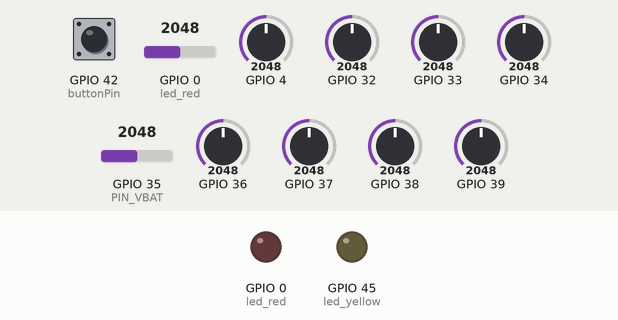
Bench run of a sketch on a simulated ESP32. Shown: output pins drawn as LEDs (lit = HIGH). Dashed ring = blinking. The inputs (shaded band) are chosen by the test bench; at power-on: GPIO 35 (PIN_VBAT) = 2048, GPIO 42 (buttonPin) HIGH, GPIO 0 (led_red) = 2048, GPIO 4 = 2048, GPIO 32 = 2048, GPIO 33 = 2048, GPIO 34 = 2048, GPIO 36 = 2048, GPIO 37 = 2048, GPIO 38 = 2048, GPIO 39 = 2048 (analog values on the 0–4095 scale). Storage starts empty; what the sketch prints to the serial monitor is not drawn.

Above: at 2.3 s.
2.4 s: GPIO 35 (PIN_VBAT) set to 3212
5.4 s: GPIO 35 (PIN_VBAT) set to 3311
6.9 s: GPIO 42 (buttonPin) pulled LOW for 0.15 s
At 9.3 s:
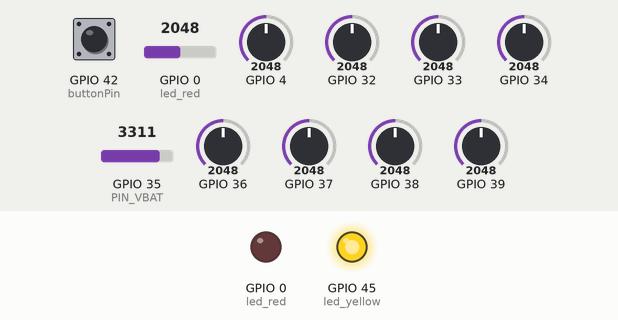
10.0 s: GPIO 42 (buttonPin) pulled LOW for 3.2 s
At 14.6 s:
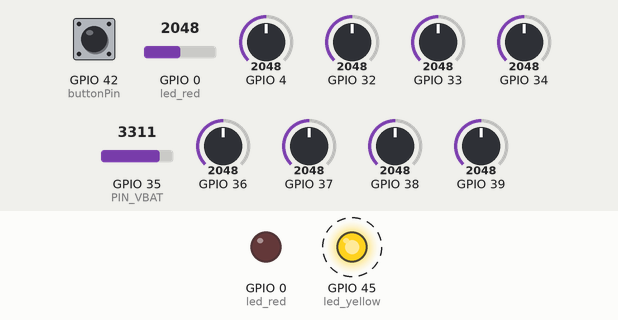
14.7 s: GPIO 35 (PIN_VBAT) set to 1228
At 18.4 s:
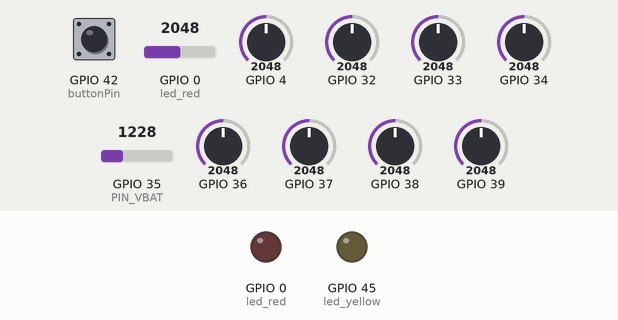
Timing chart, 0 to 18.7 s (numbered marks = the images above; inputs shaded):
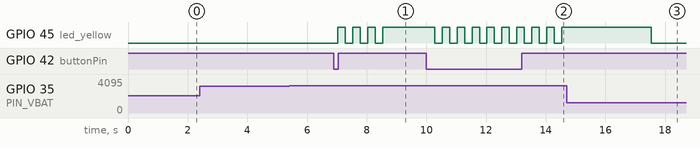

The sketch:

Reading_and_storing_sensor_data.ino
```cpp
/*
DAQ system Codding-----Reading sensor data and store on SD card using data logging
A wearable headset for detecting eye blink
*/
//......................Library FUnctions.............................................
// #include "FS.h"
#include <SPI.h>
#include "SdFat.h"        //Include SD library for SD card operation
// #include <SdFat.h>
#include <Arduino.h>  //Include Arduino library....

//.....................SD card pin define.............................................
#define chipSelect    10       //Cheap selector pin ------After activating by esp initiate communication with a given peripheral.
#define SPI_MOSI      11       //Master Out Slave In------Master-out (transmit) and slave-in (receive).
#define SPI_MISO      13       //Master In Slave Out------Slave-out (transmit) and master-in (receive).
#define SPI_SCK       12       //Serial Clock ------------Clock for the bus generated by the controller.


//Battery pin
#define PIN_VBAT 35

#define FILE_BASE_NAME "Data"
// Error messages stored in flash.
#define error(msg) sd.errorHalt(F(msg))


const uint8_t BASE_NAME_SIZE = sizeof(FILE_BASE_NAME) - 1;
char fileName[13] = FILE_BASE_NAME "00.csv";


// SD card variables
SdFat sd;

// Log file.
SdFile file;


//......................Global variables.............................................
//Variables related to the SD card writing of ADC data
// const uint8_t buttonPin = 42;
volatile uint16_t ADC_buf [1024] = {0}; // variable for buffering the data in the ISR
volatile uint16_t ADC_buf_indx = 0; // index for the data in the ISR
volatile uint8_t ADC_count = 0; // variable to track the number of sampling has happened
volatile uint8_t ADC_copy_flag = 0; // flag for resetting the buffer index

const uint16_t ADC_copy_size = 256; // copy_size x 2 = the size of each data block (in byte) to write in the SD card
const uint16_t ADC_frequency = 1024; // Samping frequency of the ADC data in Hz. This is also the sampling frequency of maternal sensation button press
//Timer interrupt variables
const uint16_t TIMER_PRESCALER = 80;
const uint16_t TIMER_TICK = 10000;	// TimerTick = CPU_CLK_FREQ / (TIMER_PRESCALER * ADC_FREQ) Hard coded because u_16_integer size limit


const uint8_t buttonPin = 42; // Button is connected to the digital pin 0
const uint8_t button_frequency = 4; // Samping frequency of the button press in Hz. This is used for starting the DAQ only, not in the data sampling

volatile uint8_t button_value_buf = 0; // used to buffer the last value of the button press data
volatile uint16_t long_button_press_count = 0; // variable to track the length of button press


/////Timer interrupt variable
hw_timer_t* Timer0_Cfg = NULL;


//////Remaining part Timer related variables

const uint16_t timer3_freq = ADC_frequency; // Frequency of the Timer3 in Hz. This is also the sampling frequency of ADC ports


const float battery_threshold = 3.33; // this variable defines the level of the battery necessary to turn on the DAQ system
const uint8_t button_press_threshold = 3; // minimum time duration (s) of button press necessary to start/stop the DAQ

volatile uint8_t start_flag = 1; // flag to indicate the data recording start and stop conditions
volatile uint8_t stop_flag = 0; // flag to indicate the data recording start and stop conditions
uint8_t low_battery_flag = 0; // This flag indicates the battery level is below the threshold

// const uint8_t LED_Red = 6; // Pin assigned for the red LED

const uint8_t led_red = 00;
const uint8_t led_yellow = 45;


void set_pinMode(void); // Function to set the pin modes
void battery_check (void); // Function to check battery level
void set_SD_card(void); // function to initialize SD card
void blink_LED_RED(void); // this function blinks the Yellow lED 3 times
void blink_LED_Yellow (void); // this function blinks the Red LED 3 times
void DAQ_start (void); // Function to check the stating condition of the device
void read_analog_sensors(void); // function to start the analog reading
// void timer3_Callback(void); // callback function for timer3
// void TC3_Handler(void); // function related to the timer3
// void start_timer (int timer_freq); // this function starts the timer


//timerinterrupt and start ADC data reading function
void IRAM_ATTR Timer0_ISR()
{
    read_analog_sensors();
    // digitalWrite(LED, !digitalRead(LED));
}


void setup() {
  // initialize serial communication at 115200 bits per second:
  Serial.begin(115200);
  set_SD_card();
  if (!file.open(fileName, O_WRONLY | O_CREAT | O_APPEND)) {
      error("file.open");
  }

  //set the resolution to 12 bits (0-4096)
  analogReadResolution(12);
  analogSetAttenuation(ADC_11db);
  set_pinMode();
  //Timer interrupt implementation functions
  Timer0_Cfg = timerBegin(0, TIMER_PRESCALER, true); // timerBegin(timer, prescaler, counUp)
  timerAttachInterrupt(Timer0_Cfg, &Timer0_ISR, true);
  timerAlarmWrite(Timer0_Cfg, TIMER_TICK, true);// timerAlarmWrite(timer, TimerTick, autoReload)
  timerAlarmEnable(Timer0_Cfg);
  //Battery check

  // battery_check (); // Checks the battery level
  // if (low_battery_flag == 1) {
  //   while (analogRead(PIN_VBAT) <= battery_threshold); // Program will wait here until the battery level is above the threshold value
  //   blink_LED_Yellow (); // this function blinks the yellow LED 3 times and then turns it off
  //   digitalWrite(led_yellow, HIGH); // Yellow LED is turned on
  //   low_battery_flag == 0; // clears the low battery flag
  // }

  // pinMode(14, INPUT_PULLUP);	//manuell switch to enable SD CARD
  // SPI.begin(SPI_SCK, SPI_MISO, SPI_MOSI, chipSelect);

  while (start_flag) { // this loop will only be executed once- the first time the device is started. Program will stuck in this loop until the DAQ starts and clears the start_flag
    DAQ_start();// Function to check if the button is pressed for more than the threshold duration to start the device. The start_flag is cleared when the DAQ is started
  }

}


void loop() {

  //---------------------------------- Checking the stop condition ------------------------------------
 if (stop_flag) {
    /* First the timer is turned off so that data sampling is stopped.
       Then the LED will blink 6 times and the program will wait until the button is released.
       The LED will turn off.
       SD card is initialized again to set the file names.
       Some of the global variables which are used inside the DAQ functions are reset to 0.
       Program enters into a while loop to wait for the DAQ to start and stop_flag to clear.
    */
    // zt3.enable(false); // disable the timer need  to correction of timer
    blink_LED_RED(); // blinks red LED and then enters into the while loop so that blinking doesn't happen again

    while (digitalRead(buttonPin)); // the program won't move until the button is unpressed
    digitalWrite(led_red, LOW); // turn off the LED

    // set_SD_card(); // Initializes the SD card and also finds the unused fileName
    ADC_buf_indx = 0; // index for the data in the ISR
    ADC_count = 0; // variable to track the number of sampling has happened
    ADC_copy_flag = 0; // flag for resetting the buffer index

    while (stop_flag) {
      DAQ_start(); // wait for the start of the device again. stop_flag is cleared inside this function when the starting condition is met.
    }
  }
  else {
  /* First the data file is opened for appending data.
       A while loop is run for a predefined period to copy the ADC data in a buffer and the write that to SD card.
       SD card writing is done in chuncks (multiple of 512 bytes) to reduce the writing lag time.
       Writing is done in binary format.
       Data file is closed after the predifined period is elasped.
    */

    // Open the data file in the SD card
    // if (!file.open(fileName, O_WRONLY | O_CREAT | O_APPEND)) {
    //   error("file.open");
    // }

    uint16_t ADC_buf_copy [ADC_copy_size]; // variable to contain (ADC_copy_size x 2) bytes copy of the buffer
    long SD_card_close_interval = 600000; // sampling time in ms
    long loop_start = millis(); // variables to store times in miliseconds


    // Loop for writing data to SD card for 600s
    while ((millis() - loop_start) <= SD_card_close_interval) {

      if ((ADC_buf_indx >= ADC_copy_size) && (ADC_copy_flag == 0)) { // Happens (timer3_freq * 8/ADC_copy_size) times in every second

        //        long start_time = micros();

        // Loop for copying (copy_size*2) bytes from the ADC_buf
        for (uint16_t z = 0; z < ADC_copy_size; z++) {
          ADC_buf_copy [z] = ADC_buf [z];
        }

        ADC_copy_flag = 1; // set the copy_falg to inform that a copying operation has been completed
        file.write((const uint8_t *)&ADC_buf_copy, sizeof(ADC_buf_copy)); // type casting the buf_copy to uint8_t type and writing to the SD card

        //        Serial.println(micros() - start_time);
      }
      if (stop_flag)
        break;
    }
    if (!file.sync() || file.getWriteError()) {
      error("write error");
    }

    if (Serial.available()) {
    // Close file and stop.
      file.close();
      Serial.println(F("Done"));
      while (true) {}
    }

  }

}


// void read_analog_sensors();
```

DAQ_functions.ino
```cpp
/*--------------------------------------------------------- Function to check long button press to start the device -------------------------------------------------
   This function checks if the button is pressed for more than a threshold duration to start the device.
   This is done by reading the button pin and checking if it is continuously high for more than that period.
   LED will blink when the threshold time will pass and then turn off
   When the button is released the LED will turn on again and the data acquisition will start
*/
void DAQ_start (void) {
  uint8_t counter = 0;
  while (digitalRead(buttonPin)) {
    counter++; // increments the counter
    delay(1000 / button_frequency); // delay (ms) before reading the button_pin again if the button was pressed during the previous reading
    if (counter == button_press_threshold * button_frequency) {
      /* Following function will check the battery level
          a. If it is below a threshold value, the program will be stucked here and wait for the battery level to increase.
             When that happens, it will wait for the button press to start the DAQ.
          b. If battery level is fine, the LED will blink 3 times and then turned off and the program will move to the next line
      */
      battery_check ();

      if (low_battery_flag == 0) {
        blink_LED_RED();// this function blinks the red LED 3 times and then turns it off
        while (digitalRead(buttonPin)); // the program won't move until the button is unpressed
        digitalWrite(led_red, HIGH); // turn on the red LED
        start_flag = 0; // clears the start flag
        stop_flag = 0; // clears the stop flag
        //we have to start a timer for ESP32
        // start_timer(timer3_freq); // starts the timer3 for data acquisition after the button is released
      }
    }
  }

  if (low_battery_flag == 1) {
    while (analogRead(PIN_VBAT) <= battery_threshold); // Program will wait here until the battery level is above the threshold value
    blink_LED_Yellow (); // this function blinks the yellow LED 3 times and then turns it off
    digitalWrite(led_yellow, HIGH); // Yellow LED is turned on
    low_battery_flag == 0; // clears the low battery flag
  }
}

/*-------------------------------------------------------------- Function to read the analog sensors ------------------------------------------------------------------
   This function reads the analog sesors and stores them in a buffer
   If any data from the buffer is copied in the loop() function, those data are removed from the buffer and buffer index is updated
*/
void read_analog_sensors(void) {

  // Loop for deleting the elements being copied in the temporary ADC_copy_buf and shifing the rest of the data
  if (ADC_copy_flag == 1) {
    /* If flag is set, the copying operation in the loop() function has been performed
      Therefore, it is necessary to delete those data and shift the uncopied data to the beginning of the buffer
      To do this, the index value is reduced by button_copy_size so that if the previous value of buf_index was 512, 0-511 elements will be deleted and 512 index element will be 0 index element
    */
    ADC_buf_indx = ADC_buf_indx - ADC_copy_size;
    for (uint16_t j = ADC_copy_size; j < ADC_buf_indx + ADC_copy_size; j++ ) {
      ADC_buf [j - ADC_copy_size] = ADC_buf [j];
    }

    ADC_copy_flag = 0; // Resetting the copy_flag
  }


  // Reading the analog pins (01-08 and 11,12)
  // For 1024 Hz sampling speed
  ADC_buf[ADC_buf_indx++] = (analogRead(A0) + analogRead(A0) + analogRead(A0)) / 3;
  ADC_buf[ADC_buf_indx++] = (analogRead(A1) + analogRead(A1) + analogRead(A1)) / 3;
  ADC_buf[ADC_buf_indx++] = (analogRead(A2) + analogRead(A2) + analogRead(A2)) / 3;
  ADC_buf[ADC_buf_indx++] = (analogRead(A3) + analogRead(A3) + analogRead(A3)) / 3;
  ADC_buf[ADC_buf_indx++] = (analogRead(A4) + analogRead(A4) + analogRead(A4)) / 3;
  ADC_buf[ADC_buf_indx++] = (analogRead(A5) + analogRead(A5) + analogRead(A5)) / 3;
  ADC_buf[ADC_buf_indx++] = (analogRead(A6) + analogRead(A6) + analogRead(A6)) / 3;
  ADC_buf[ADC_buf_indx++] = (analogRead(A7) + analogRead(A7) + analogRead(A7)) / 3;
  ADC_buf[ADC_buf_indx++] = (analogRead(A10) + analogRead(A10) + analogRead(A10)) / 3;
  ADC_buf[ADC_buf_indx++] = (analogRead(A11) + analogRead(A11) + analogRead(A11)) / 3;

  // For 512 Hz sampling speed
  //  ADC_buf[ADC_buf_indx++] = (analogRead(A0) + analogRead(A0) + analogRead(A0) + analogRead(A0) + analogRead(A0) + analogRead(A0)) / 6;
  //  ADC_buf[ADC_buf_indx++] = (analogRead(A1) + analogRead(A1) + analogRead(A1) + analogRead(A1) + analogRead(A1) + analogRead(A1)) / 6;
  //  ADC_buf[ADC_buf_indx++] = (analogRead(A2) + analogRead(A2) + analogRead(A2) + analogRead(A2) + analogRead(A2) + analogRead(A2)) / 6;
  //  ADC_buf[ADC_buf_indx++] = (analogRead(A3) + analogRead(A3) + analogRead(A3) + analogRead(A3) + analogRead(A3) + analogRead(A3)) / 6;
  //  ADC_buf[ADC_buf_indx++] = (analogRead(A4) + analogRead(A4) + analogRead(A4) + analogRead(A4) + analogRead(A4) + analogRead(A4)) / 6;
  //  ADC_buf[ADC_buf_indx++] = (analogRead(A5) + analogRead(A5) + analogRead(A5) + analogRead(A5) + analogRead(A5) + analogRead(A5)) / 6;
  //  ADC_buf[ADC_buf_indx++] = (analogRead(A6) + analogRead(A6) + analogRead(A6) + analogRead(A6) + analogRead(A6) + analogRead(A6)) / 6;


  // Reading the button press data
  uint16_t button_value = digitalRead(buttonPin);

  // Combining button_vlaue with the ADC_count
  uint16_t combo = (button_value << 8) | ADC_count;
  // 8 MSB of combo will hold button value and 8 LSB of combo will hold ADC_count
  // ADC_count will be used to check tha data drop

  // Storing the combo in the ADC_buf for writing to SD card
  ADC_buf[ADC_buf_indx++] = combo;

  // resetting the ADC count
  ADC_count = ADC_count + 1;
  if (ADC_count > 255) {
    ADC_count = 0;
  }

//    Serial.println(micros() - start_time);

  //  Check for a long button press
  if (button_value == 1) { // check if the current value is 1
    if (button_value_buf == 1) { // check if the previous value is 1
      long_button_press_count ++; // increments the counter

      if (long_button_press_count == button_press_threshold * ADC_frequency) { // check if the button is pressed for more than 4s
        stop_flag = 1; // set the stop flag to stop the data recording
        //We have include timer stop
        // zt3.enable(false); // disable the timer
      }
    }

    button_value_buf = 1;
  }

  else {
    long_button_press_count = 0; // resets the counter
    button_value_buf = 0;
  }
}
```

Define_pin_number.ino
```cpp
// #define chipSelect    10
// #define SPI_MOSI      11
// #define SPI_MISO      13
// #define SPI_SCK       12
// #define FILE_BASE_NAME "Data"

//Battery pin
// #define PIN_VBAT 35

// //Piezo sensor one pin define
// const uint8_t piezo_one = 01;//A0......... Formula A(pin_number-1)
// //Piezo sensor two pin define
// const uint8_t piezo_two = 02;//A1
// //Accelerometer sensor one pin define
// const uint8_t acc_one_X = 03;//A2
// const uint8_t acc_one_Y = 04;//A3
// const uint8_t acc_one_Z = 05;//A4
// //Accelerometer sensor two pin define
// const uint8_t acc_two_X = 06;//A5
// const uint8_t acc_two_Y = 07;//A6
// const uint8_t acc_two_Z = 08; //A7
// //Acoustic sensor one pin define
// const uint8_t acoustic_one = 11;//A10.......Formula A(pin_number-1)
// //Acoustic sensor two pin define
// const uint8_t acoustic_two = 12;//A11
//Button pin
// const int buttonPin = 42;
//LED pin
// const int led_red = 00;
// pinMode(PIN_VBAT, INPUT);  //Battery pin
// pinMode(led_yellow, OUTPUT);
```

Source omitted: Init_function.ino (2437 bytes)

Measured:
- after the input at 2.4 s, every drawn part: stays the same
- after the input at 5.4 s, every drawn part: stays the same
- after the input at 6.9 s, GPIO 45 (led_yellow): alternates HIGH for 0.25 s and LOW for 0.25 s, 7 changes in all, then stays HIGH, starting after 0.13 s
- after the input at 10.0 s, GPIO 0 (led_red): stops changing and stays LOW; GPIO 45 (led_yellow): alternates HIGH for 0.25 s and LOW for 0.25 s, starting after 0.28 s
- after the input at 14.7 s, GPIO 0 (led_red): stops changing and stays LOW; GPIO 45 (led_yellow): HIGH → LOW after 2.8 s
